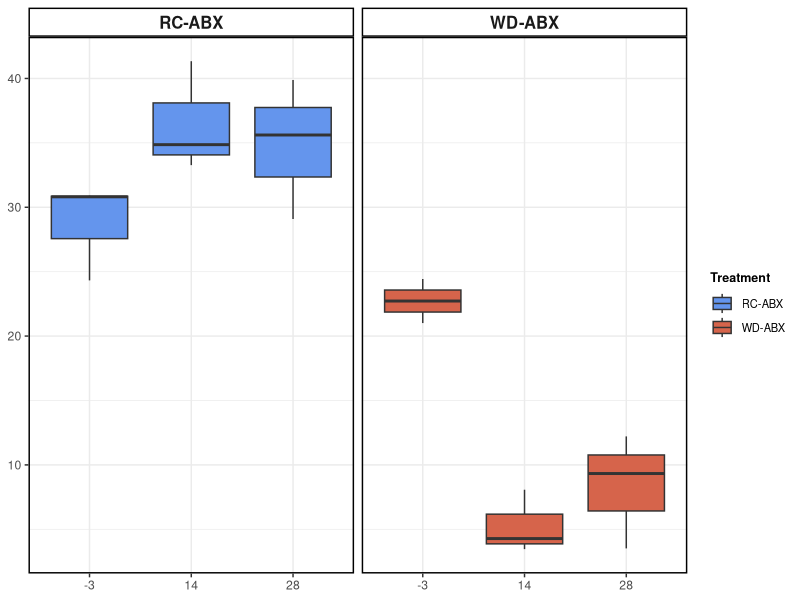
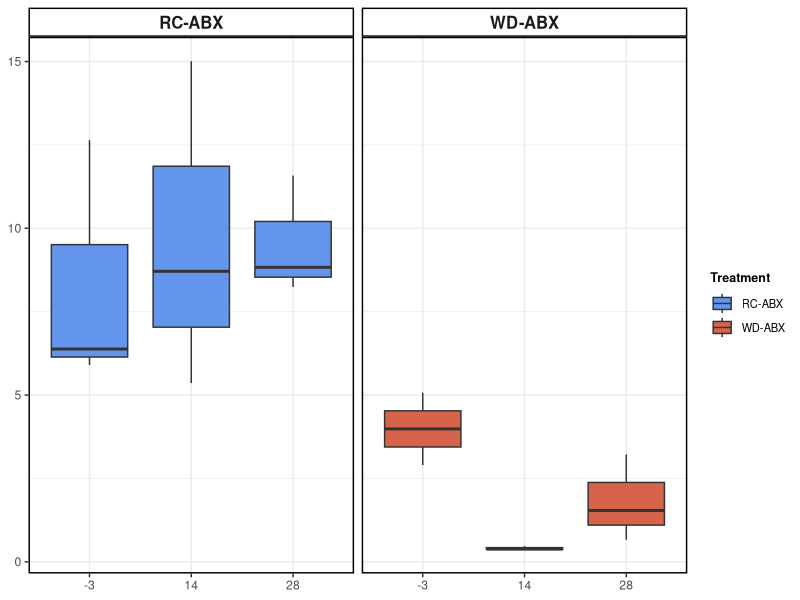
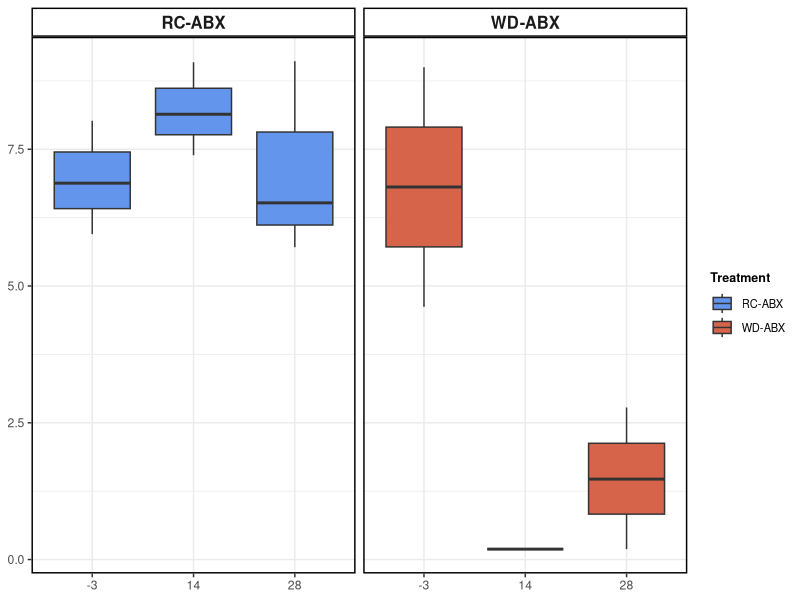

Write R code to recreate these figures, in order. (Note: this script raises an error after producing the figures.)
library(tidyverse)
library(scales)

setwd("DIRECTORY/")

scfa.quant = read.csv("SCFA.csv", check.names = FALSE)

scfa.class = read.csv("scfa_compound_classes.csv", check.names=FALSE)

#convert abundance data to long form
scfa.q.tidy = gather(scfa.quant, key="Compound",value="value", -sampleid)

#import metadata
meta = read.csv("metabolomics_meta.csv")
meta = rename(meta, "sampleid" = Sample.ID)

#merge tidy data to metadata
scfa.q.meta = left_join(scfa.q.tidy, meta)

#set recovery day as factor
scfa.q.meta$Rec_day_adj = factor(scfa.q.meta$Rec_day_adj, levels=c("-3","14","28"))

#analyze only cecal SCFA abundances
cecal = subset(scfa.q.meta, Type=="cecal")

#subset each compound and plot
acetate = subset(cecal, Compound=="acetate")
#Figure 2D
pA = ggplot(acetate, aes(x=Rec_day_adj, y=value, fill=Treatment)) +
  geom_boxplot() + ylab("Acetate Concentration (mM)") +
  xlab("Exp. Day") + facet_wrap(Treatment~.) +
  theme_bw() + scale_fill_manual(values=c("cornflowerblue","#d6644b")) +
  theme(panel.background = element_blank()) +
  theme(legend.title = element_text(size = 9, face="bold"), 
        legend.text  = element_text(size = 8),
        #legend.key.size = unit(0.8, "lines"),
        axis.title=element_blank(),
        strip.text = element_text(face="bold",size=12),
        strip.background = element_rect(fill="white",color="black",linewidth=1),
        panel.border = element_rect(color="black",fill="NA",linewidth=1))
pA
#ggsave(file="acetate_comb.svg", plot=pA, width=4, height=2)



but = subset(cecal, Compound=="butyrate")
#Figure 2E
pB = ggplot(but, aes(x=Rec_day_adj, y=value, fill=Treatment)) +
  geom_boxplot() + ylab("Butyrate Concentration (mM)") +
  xlab("Exp. Day") + facet_wrap(Treatment~.) +
  theme_bw() + scale_fill_manual(values=c("cornflowerblue","#d6644b")) +
  theme(panel.background = element_blank()) +
  theme(legend.title = element_text(size = 9, face="bold"), 
        legend.text  = element_text(size = 8),
        #legend.key.size = unit(0.8, "lines"),
        axis.title=element_blank(),
        strip.text = element_text(face="bold",size=12),
        strip.background = element_rect(fill="white",color="black",linewidth=1),
        panel.border = element_rect(color="black",fill="NA",linewidth=1))
pB
#ggsave(file="butyrate_comb.svg", plot=pB, width=4, height=2)


prop = subset(cecal, Compound=="propionate")
#Figure 2F
pP = ggplot(prop, aes(x=Rec_day_adj, y=value, fill=Treatment)) +
  geom_boxplot() + ylab("Propionate Concentration (mM)") +
  xlab("Exp. Day") + facet_wrap(Treatment~.) +
  theme_bw() + scale_fill_manual(values=c("cornflowerblue","#d6644b")) +
  theme(panel.background = element_blank()) +
  theme(legend.title = element_text(size = 9, face="bold"), 
        legend.text  = element_text(size = 8),
        #legend.key.size = unit(0.8, "lines"),
        axis.title=element_blank(),
        strip.text = element_text(face="bold",size=12),
        strip.background = element_rect(fill="white",color="black",linewidth=1),
        panel.border = element_rect(color="black",fill="NA",linewidth=1))
pP
#ggsave(file="propionate_comb.svg", plot=pP, width=4, height=2)


#statistics on differential abundance were calculated in prism

### Statistics on differential abundance of metabolites over time

ace.rc = subset(acetate, Treatment=="RC-ABX")
ace.rc.3 = subset(ace.rc, Rec_day_adj=="-3")
ace.rc.3 = ace.rc.3$value

ace.rc.14 = subset(ace.rc, Rec_day_adj=="14")
ace.rc.14 = ace.rc.14$value

ace.rc.28 = subset(ace.rc, Rec_day_adj=="28")
ace.rc.28 = ace.rc.28$value

ace.wd = subset(acetate, Treatment=="WD-ABX")
ace.wd.3 = subset(ace.wd, Rec_day_adj=="-3")
ace.wd.3 = ace.wd.3$value

ace.wd.14 = subset(ace.wd, Rec_day_adj=="14")
ace.wd.14 = ace.wd.14$value

ace.wd.28 = subset(ace.wd, Rec_day_adj=="28")
ace.wd.28 = ace.wd.28$value

shapiro.test(ace.rc.3) #normal
shapiro.test(ace.rc.14) #normal
shapiro.test(ace.rc.28) #normal

var.test(x=ace.rc.3,y=ace.rc.14) #equal variance
var.test(x=ace.rc.3,y=ace.rc.28) #equal variance

t.test(ace.rc.3,ace.rc.14, alternative="two.sided", var.equal=TRUE) #p=.5, NS
t.test(ace.rc.3,ace.rc.28, alternative="two.sided", var.equal=TRUE) #p=0.36, NS

shapiro.test(ace.wd.3) #normal
shapiro.test(ace.wd.14) #normal
shapiro.test(ace.wd.28) #normal

var.test(x=ace.wd.3,y=ace.wd.14) #equal variance
var.test(x=ace.wd.3,y=ace.wd.28) #equal variance

t.test(ace.wd.3,ace.wd.14, alternative="two.sided", var.equal=TRUE) #p=8.89e-05
t.test(ace.wd.3,ace.wd.28, alternative="two.sided", var.equal=TRUE) #p=0.007325


### Butyrate now

but.rc = subset(but, Treatment=="RC-ABX")
but.rc.3 = subset(but.rc, Rec_day_adj=="-3")
but.rc.3 = but.rc.3$value

but.rc.14 = subset(but.rc, Rec_day_adj=="14")
but.rc.14 = but.rc.14$value

but.rc.28 = subset(but.rc, Rec_day_adj=="28")
but.rc.28 = but.rc.28$value

but.wd = subset(but, Treatment=="WD-ABX")
but.wd.3 = subset(but.wd, Rec_day_adj=="-3")
but.wd.3 = but.wd.3$value

but.wd.14 = subset(but.wd, Rec_day_adj=="14")
but.wd.14 = but.wd.14$value

but.wd.28 = subset(but.wd, Rec_day_adj=="28")
but.wd.28 = but.wd.28$value

shapiro.test(but.rc.3) #normal
shapiro.test(but.rc.14) #normal
shapiro.test(but.rc.28) #normal

var.test(x=but.rc.3,y=but.rc.14) #equal variance
var.test(x=but.rc.3,y=but.rc.28) #equal variance

t.test(but.rc.3,but.rc.14, alternative="two.sided", var.equal=TRUE) #p=.7172, NS
t.test(but.rc.3,but.rc.28, alternative="two.sided", var.equal=TRUE) #p=0.6331, NS

shapiro.test(but.wd.3) #normal
shapiro.test(but.wd.14) #normal
shapiro.test(but.wd.28) #normal

var.test(x=but.wd.3,y=but.wd.14) #unequal variance
var.test(x=but.wd.3,y=but.wd.28) #equal variance

t.test(but.wd.3,but.wd.14, alternative="greater", var.equal=FALSE) #p=0.06
t.test(but.wd.3,but.wd.28, alternative="greater", var.equal=TRUE) #p=0.181
#but cmon, I think these aren't significant because of a statistical power issue


### Propionate now

prop.rc = subset(prop, Treatment=="RC-ABX")
prop.rc.3 = subset(prop.rc, Rec_day_adj=="-3")
prop.rc.3 = prop.rc.3$value

prop.rc.14 = subset(prop.rc, Rec_day_adj=="14")
prop.rc.14 = prop.rc.14$value

prop.rc.28 = subset(prop.rc, Rec_day_adj=="28")
prop.rc.28 = prop.rc.28$value

prop.wd = subset(prop, Treatment=="WD-ABX")
prop.wd.3 = subset(prop.wd, Rec_day_adj=="-3")
prop.wd.3 = prop.wd.3$value

prop.wd.14 = subset(prop.wd, Rec_day_adj=="14")
prop.wd.14 = prop.wd.14$value

prop.wd.28 = subset(prop.wd, Rec_day_adj=="28")
prop.wd.28 = prop.wd.28$value

shapiro.test(prop.rc.3) #normal
shapiro.test(prop.rc.14) #normal
shapiro.test(prop.rc.28) #normal

var.test(x=prop.rc.3,y=prop.rc.14) #equal variance
var.test(x=prop.rc.3,y=prop.rc.28) #equal variance

t.test(prop.rc.3,prop.rc.14, alternative="two.sided", var.equal=TRUE) #p=.9775, NS
t.test(prop.rc.3,prop.rc.28, alternative="two.sided", var.equal=TRUE) #p=0.895, NS

shapiro.test(prop.wd.3) #not normal
shapiro.test(prop.wd.14) #not normal
shapiro.test(prop.wd.28) #normal

var.test(x=prop.wd.3,y=prop.wd.14) #unequal variance
var.test(x=prop.wd.3,y=prop.wd.28) #equal variance

wilcox.test(prop.wd.3,prop.wd.14, alternative="greater", var.equal=FALSE) #p=0.0218
wilcox.test(prop.wd.3,prop.wd.28, alternative="greater", var.equal=TRUE) #p=0.05
#same as butyrate, i'm guessing it's a statistical power issue

